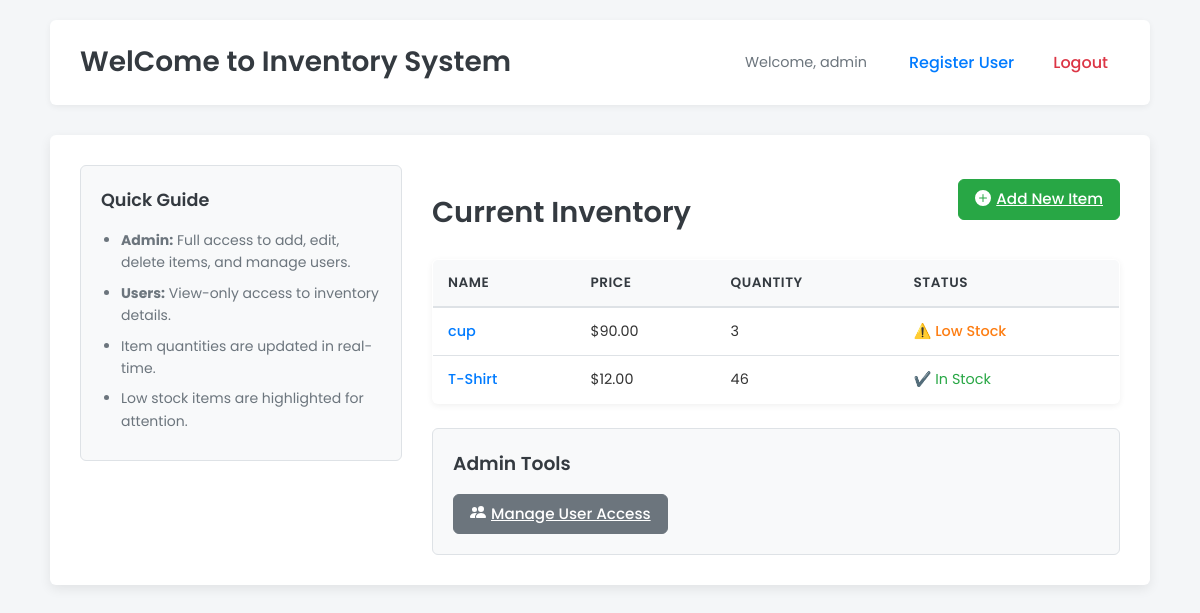
Page / (signed in) on the earlier database version.
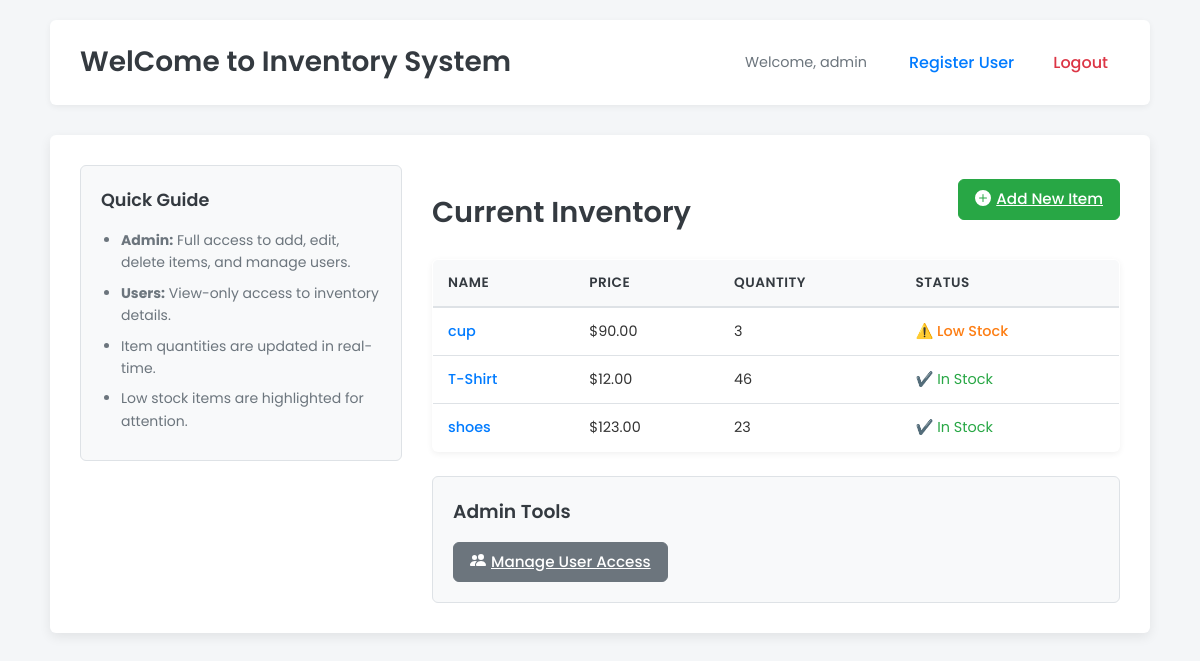
Same page on the later database version.
### model.py (models this page shows)
class User(Base):
    __tablename__ = "users"
    id = Column(Integer, primary_key=True, index=True)
    username = Column(String, unique=True, index=True)
    nickname = Column(String, nullable=True)
    email = Column(String, unique=True, index=True)
    hashed_password = Column(String)

class Item(Base):
    __tablename__ = "items"
    id = Column(Integer, primary_key=True, index=True)
    name = Column(String, index=True)
    description = Column(String, nullable=True)
    price = Column(Float)
    quantity = Column(Integer)

### main.py (the view)
@app.get("/", response_class=HTMLResponse)
def home_ui(request: Request, db: Session = Depends(get_db)):
    username = request.cookies.get("user")
    if not username:
        return RedirectResponse(url="/login", status_code=303)
    user = db.query(model.User).filter(model.User.username == username).first()
    items = db.query(model.Item).all()
    return templates.TemplateResponse("items.html", {"request": request, "items": items, "user": user})

### templates/items.html (shortened to what this page needs)
{% extends "main.html" %}
{% block content %}
<div class="inventory-layout">
  <aside class="instructions-sidebar">
    <h3>Quick Guide</h3>
    <ul>
      <li><strong>Admin:</strong> Full access to add, edit, delete items, and manage users.</li>
      <li><strong>Users:</strong> View-only access to inventory details.</li>
      <li>Item quantities are updated in real-time.</li>
      <li>Low stock items are highlighted for attention.</li>
    </ul>
  </aside>
  <div class="inventory-main-content">
    <div class="page-header">
        <h2 class="page-title">Current Inventory</h2>
        {% if user and (user.username == "admin" or user.nickname == "admin") %}
            <a href="/add" class="btn btn-success">
                Add New Item
            </a>
        {% endif %}
    </div>
    <table class="inventory-table">
      <thead>
        <tr>
          <th>Name</th>
          <th>Price</th>
          <th>Quantity</th>
          <th>Status</th>
        </tr>
      </thead>
      <tbody>
        {% if items %}
          {% for item in items %}
          <tr>
            <td><a href="/item/{{ item.id }}">{{ item.name }}</a></td>
            <td>${{ "%.2f"|format(item.price) }}</td> <td>{{ item.quantity }}</td>
            <td>
              {% if item.quantity == 0 %}
                <span class="status-out">❌ Out of Stock</span>
              {% elif item.quantity < 5 %}
                <span class="status-low">⚠️ Low Stock</span>
              {% else %}
                <span class="status-in">✔️ In Stock</span>
              {% endif %}
            </td>
          </tr>
          {% endfor %}
        {% else %}
            <tr>
                <td colspan="4" style="text-align: center; padding: 20px; color: var(--text-muted);">No items currently in inventory.</td>
            </tr>
        {% endif %}
      </tbody>
    </table>
    {% if user and (user.username == "admin" or user.nickname == "admin") %}
    <div class="admin-actions-panel mt-4">
      <h3>Admin Tools</h3>
      <a href="/grant_access" class="btn btn-secondary">
        Manage User Access
    </a>
    </div>
    {% endif %}
  </div>
</div>
{% endblock %}

### templates/main.html (shortened to what this page needs)
<!DOCTYPE html>
<html lang="en">
<head>
</head>
<body>
  <div class="container-main">
    <header>
      <h1>WelCome to <a href="/">Inventory System</a></h1>
      <nav>
        {% if request.cookies.get("user") %}
          <span>Welcome, {{ request.cookies.get("user") }}</span>
          {% if request.cookies.get("user") == 'admin' %}
             <a href="/register">Register User</a>
          {% endif %}
          <a href="/logout" class="logout-btn">Logout</a>
        {% else %}
          <a href="/login">Login</a>
        {% endif %}
      </nav>
    </header>
    <main>
      {% block content %}{% endblock %}
    </main>
  </div>
</body>
</html>

### templates/main.html (style rules this page uses)
:root { --primary-color: #007bff; --primary-hover-color: #0056b3; --secondary-color: #6c757d; --success-color: #28a745; --success-hover-color: #1e7e34; --danger-color: #dc3545; --danger-hover-color: #c82333; --light-color: #f8f9fa; --dark-color: #343a40; --text-color: #333; --text-muted: #6c757d; --border-color: #dee2e6; --background-color: #f4f6f8; --card-bg: #ffffff; --font-family-sans-serif: 'Poppins', sans-serif; --border-radius: 0.375rem; --box-shadow: 0 4px 12px rgba(0, 0, 0, 0.08); --box-shadow-sm: 0 2px 6px rgba(0, 0, 0, 0.06); }
body { font-family: var(--font-family-sans-serif); background-color: var(--background-color); color: var(--text-color); margin: 0; padding: 0; line-height: 1.6; }
.container-main { max-width: 1100px; margin: 0 auto; padding: 20px; }
header { background-color: var(--card-bg); padding: 20px 30px; margin-bottom: 30px; border-radius: var(--border-radius); box-shadow: var(--box-shadow-sm); display: flex; justify-content: space-between; align-items: center; }
header h1 { margin: 0; font-weight: 600; font-size: 1.75rem; color: var(--dark-color); }
header h1 a { color: var(--dark-color); text-decoration: none; }
nav { display: flex; align-items: center; }
nav span { margin-right: 15px; color: var(--text-muted); font-size: 0.9rem; }
nav a { color: var(--primary-color); text-decoration: none; font-weight: 500; margin-left: 15px; transition: color 0.2s ease-in-out; padding: 8px 12px; border-radius: var(--border-radius); }
nav .logout-btn { color: var(--danger-color); }
main { background: var(--card-bg); padding: 30px; border-radius: var(--border-radius); box-shadow: var(--box-shadow); }
.btn { display: inline-block; font-weight: 500; text-align: center; vertical-align: middle; cursor: pointer; user-select: none; background-color: transparent; border: 1px solid transparent; padding: 0.5rem 1rem; font-size: 0.95rem; line-height: 1.5; border-radius: var(--border-radius); transition: color 0.15s ease-in-out, background-color 0.15s ease-in-out, border-color 0.15s ease-in-out, box-shadow 0.15s ease-in-out; }
.btn-success { color: #fff; background-color: var(--success-color); border-color: var(--success-color); }
.btn-secondary { color: #fff; background-color: var(--secondary-color); border-color: var(--secondary-color); }
h2.page-title { font-size: 1.8rem; font-weight: 600; color: var(--dark-color); margin-bottom: 1.5rem; text-align: center; }
.mt-4 { margin-top: 1.5rem !important; }

### templates/items.html (style rules this page uses)
.page-header { display: flex; justify-content: space-between; align-items: center; margin-bottom: 1.5rem; }
h2.page-title { text-align: left; margin-bottom: 0; }
.inventory-layout { display: flex; gap: 30px; }
.instructions-sidebar { flex: 0 0 280px; background-color: var(--light-color); padding: 20px; border-radius: var(--border-radius); border: 1px solid var(--border-color); height: fit-content; }
.instructions-sidebar h3 { margin-top: 0; margin-bottom: 15px; color: var(--dark-color); font-weight: 600; font-size: 1.1rem; }
.instructions-sidebar ul { padding-left: 20px; margin: 0; color: var(--text-muted); font-size: 0.875rem; }
.instructions-sidebar ul li { margin-bottom: 8px; }
.inventory-main-content { flex: 1; }
.inventory-table { width: 100%; border-collapse: collapse; background-color: var(--card-bg); border-radius: var(--border-radius); overflow: hidden; box-shadow: var(--box-shadow-sm); border: 1px solid var(--border-color); }
.inventory-table thead tr { background-color: var(--light-color); border-bottom: 2px solid var(--border-color); }
.inventory-table th { text-align: left; padding: 12px 15px; font-weight: 600; color: var(--dark-color); text-transform: uppercase; font-size: 0.85rem; letter-spacing: 0.5px; }
.inventory-table td { text-align: left; padding: 12px 15px; border-bottom: 1px solid var(--border-color); font-size: 0.9rem; color: var(--text-color); }
.inventory-table tbody tr:last-child td { border-bottom: none; }
.inventory-table td a { color: var(--primary-color); text-decoration: none; font-weight: 500; }
.status-low { color: #fd7e14; font-weight: 500; }
.status-in { color: var(--success-color); }
.admin-actions-panel { margin-top: 25px; padding: 20px; background-color: var(--light-color); border-radius: var(--border-radius); border: 1px solid var(--border-color); }
.admin-actions-panel h3 { margin-top: 0; margin-bottom: 15px; color: var(--dark-color); font-weight: 600; }
.admin-actions-panel .btn { margin-right: 10px; }

Differences in the rows shown:
added Item: name "shoes", price "123.00", quantity "23", shows "✔️ In Stock"
